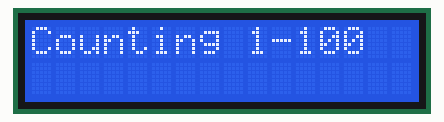
Recording of a sketch running on a simulated Arduino Nano, built with avr-gcc and run on an emulated ATmega328P. Shown: 16×2 character LCD. Wiring (inferred from the names in the program): character LCD (HD44780): RS pin 7; R/W pin 6; E pin 5; data pin 8, pin 9, pin 10, pin 11.

Above: at 0.1 s.
At 1.1 s:
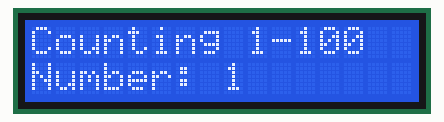
At 10.2 s:
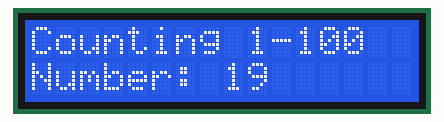
At 19.8 s:
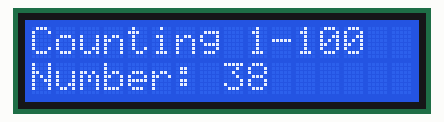
At 29.5 s:
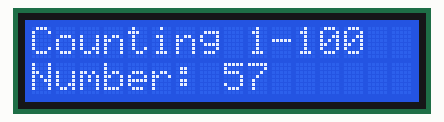
At 39.1 s:
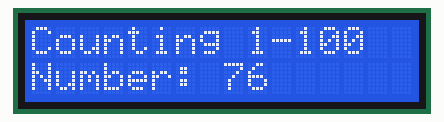

The sketch:

lcd_display.ino
```cpp
#include <Arduino.h>
#include <WCharacter.h>

#define E 5
#define RW 6
#define RS 7
#define D4 8
#define D5 9
#define D6 10
#define D7 11

// first 3 bits are for command, one bit not used, last 4 bits are for data

void sendCommand(uint8_t cmd)
{
    // Send higher nibble
    digitalWrite(RS, LOW);
    digitalWrite(D4, (cmd & 0x10) ? HIGH : LOW);
    digitalWrite(D5, (cmd & 0x20) ? HIGH : LOW);
    digitalWrite(D6, (cmd & 0x40) ? HIGH : LOW);
    digitalWrite(D7, (cmd & 0x80) ? HIGH : LOW);
    write_signal();

    // Send lower nibble
    digitalWrite(RS, LOW);
    digitalWrite(D4, (cmd & 0x01) ? HIGH : LOW);
    digitalWrite(D5, (cmd & 0x02) ? HIGH : LOW);
    digitalWrite(D6, (cmd & 0x04) ? HIGH : LOW);
    digitalWrite(D7, (cmd & 0x08) ? HIGH : LOW);
    write_signal();
}

void write_signal()
{
    digitalWrite(E, HIGH);
    delayMicroseconds(1); // Enable pulse width >= 450ns
    digitalWrite(E, LOW);
    delayMicroseconds(50); // Wait for more than 37us
}

void send_data(uint8_t data)
{
    // Send higher nibble
    digitalWrite(RS, HIGH);
    digitalWrite(D4, (data & 0x10) ? HIGH : LOW);
    digitalWrite(D5, (data & 0x20) ? HIGH : LOW);
    digitalWrite(D6, (data & 0x40) ? HIGH : LOW);
    digitalWrite(D7, (data & 0x80) ? HIGH : LOW);
    write_signal();

    // Send lower nibble
    digitalWrite(RS, HIGH);
    digitalWrite(D4, (data & 0x01) ? HIGH : LOW);
    digitalWrite(D5, (data & 0x02) ? HIGH : LOW);
    digitalWrite(D6, (data & 0x04) ? HIGH : LOW);
    digitalWrite(D7, (data & 0x08) ? HIGH : LOW);
    write_signal();
}

void write_message(const char *msg, int line)
{
    if (line == 1)
    {
        sendCommand(0b10000000); // Set DDRAM address to 0x00
    }
    else if (line == 2)
    {
        sendCommand(0b11000000); // Set DDRAM address to 0x40
    }
    else
    {
        return; // Invalid line number
    }
    delayMicroseconds(50); // Small delay after cursor positioning

    while (*msg)
    {
        send_data(*msg++);
        delayMicroseconds(50); // Small delay between characters
    }
}

void displayNumber(int num, int line)
{
    // Position cursor on the specified line
    if (line == 1)
    {
        sendCommand(0b10000000); // Set DDRAM address to 0x00
    }
    else if (line == 2)
    {
        sendCommand(0b11000000); // Set DDRAM address to 0x40
    }
    else
    {
        return; // Invalid line number
    }
    delayMicroseconds(50);

    // Clear the line first by writing spaces
    for (int i = 0; i < 16; i++)
    {
        send_data(' ');
        delayMicroseconds(50);
    }

    // Go back to start of line
    if (line == 1)
    {
        sendCommand(0b10000000); // Set DDRAM address to 0x00
    }
    else if (line == 2)
    {
        sendCommand(0b11000000); // Set DDRAM address to 0x40
    }
    delayMicroseconds(50);

    // Convert number to string and display
    char buffer[16];
    sprintf(buffer, "Number: %d", num);

    for (int i = 0; buffer[i] != '\0'; i++)
    {
        send_data(buffer[i]);
        delayMicroseconds(50);
    }
}

void setup()
{
    pinMode(E, OUTPUT);
    pinMode(RW, OUTPUT);
    pinMode(RS, OUTPUT);
    pinMode(D4, OUTPUT);
    pinMode(D5, OUTPUT);
    pinMode(D6, OUTPUT);
    pinMode(D7, OUTPUT);

    digitalWrite(RW, LOW); // Write mode

    delay(50); // Wait for more than 40ms after Vcc rises to 2.7V

    // 4-bit initialization sequence (critical!)
    digitalWrite(RS, LOW);
    digitalWrite(D4, HIGH);  // 0x03
    digitalWrite(D5, HIGH);
    digitalWrite(D6, LOW);
    digitalWrite(D7, LOW);
    write_signal();
    delay(5);

    // Repeat for reliability
    digitalWrite(RS, LOW);
    digitalWrite(D4, HIGH);  // 0x03
    digitalWrite(D5, HIGH);
    digitalWrite(D6, LOW);
    digitalWrite(D7, LOW);
    write_signal();
    delayMicroseconds(150);

    // Set to 4-bit mode (CRITICAL - this was commented out!)
    digitalWrite(RS, LOW);
    digitalWrite(D4, LOW);   // 0x02
    digitalWrite(D5, HIGH);
    digitalWrite(D6, LOW);
    digitalWrite(D7, LOW);
    write_signal();
    delayMicroseconds(150);

    // Function set: 4-bit interface, 2-line display, 5x8 font
    sendCommand(0b00101000); // 0x28
    delayMicroseconds(50);

    // Display control: display on, cursor off, blink off
    sendCommand(0b00001100); // 0x0C
    delayMicroseconds(50);

    // Clear display
    sendCommand(0b00000001); // 0x01
    delay(2);                // Clear needs longer delay

    // Entry mode: increment cursor, no shift (CRITICAL!)
    sendCommand(0b00000110); // 0x06
    delayMicroseconds(50);


    // Display initial message
    write_message("Counting 1-100", 1);
    delay(1000); // Show initial message for 1 second
}

void loop()
{
    // Loop through numbers from 1 to 100
    for (int i = 1; i <= 100; i++)
    {
        displayNumber(i, 2); // Display current number on line 2
        delay(500); // Wait 500ms before showing next number
    }

    // After reaching 100, show completion message
    write_message("Complete!", 2);
    delay(2000); // Wait 2 seconds

    // Clear second line and restart
    sendCommand(0b11000000); // Move to second line
    delayMicroseconds(50);
    for (int i = 0; i < 16; i++)
    {
        send_data(' '); // Clear line
        delayMicroseconds(50);
    }
    delay(1000); // Wait 1 second before restarting
}
```

Measured:
- what the display in image 0 shows lasts 1.0 s, from 0.1 s to 1.1 s
- what the display in image 1 shows lasts 0.5 s, from 1.1 s to 1.6 s
